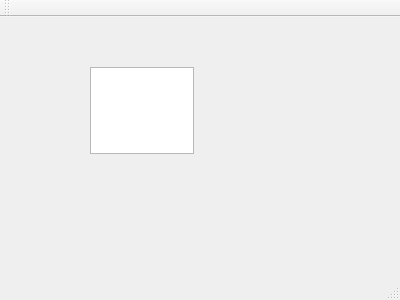
<?xml version="1.0" encoding="UTF-8"?>
<ui version="4.0">
 <class>MainWindow</class>
 <widget class="QMainWindow" name="MainWindow">
  <property name="geometry">
   <rect>
    <x>0</x>
    <y>0</y>
    <width>400</width>
    <height>300</height>
   </rect>
  </property>
  <property name="windowTitle">
   <string>MainWindow</string>
  </property>
  <widget class="QWidget" name="centralWidget">
   <widget class="QTextEdit" name="textEdit_bbb">
    <property name="geometry">
     <rect>
      <x>90</x>
      <y>50</y>
      <width>104</width>
      <height>87</height>
     </rect>
    </property>
   </widget>
  </widget>
  <widget class="QMenuBar" name="menuBar">
   <property name="geometry">
    <rect>
     <x>0</x>
     <y>0</y>
     <width>400</width>
     <height>26</height>
    </rect>
   </property>
  </widget>
  <widget class="QToolBar" name="mainToolBar">
   <attribute name="toolBarArea">
    <enum>TopToolBarArea</enum>
   </attribute>
   <attribute name="toolBarBreak">
    <bool>false</bool>
   </attribute>
  </widget>
  <widget class="QStatusBar" name="statusBar"/>
 </widget>
 <layoutdefault spacing="6" margin="11"/>
 <resources/>
 <connections/>
</ui>
